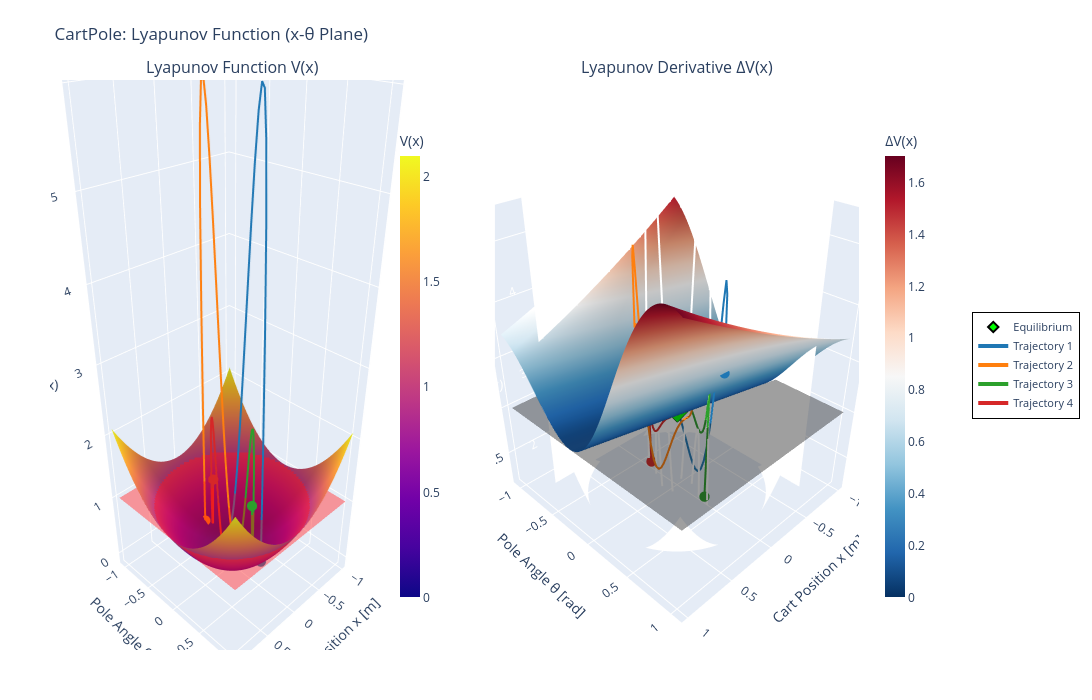

The code cell stored with this chart in its notebook:
### Code cell
plot_lyapunov_3d_surface(
    lyapunov_nn = lyapunov_nn,
    controller_nn = controller,
    dynamics_system = discrete_system,
    state_limits = state_limits_x_theta,
    state_indices=state_indices_x_theta,
    state_names=("Cart Position x [m]", "Pole Angle θ [rad]"),
    rho=rho,
    grid_resolution=120,
    trajectories=trajectories,
    title="CartPole: Lyapunov Function (x-θ Plane)",
    show=False,
    colorscale="Plasma",
    trajectory_colorscale="D3",
    show_derivative = True
)

### Figure 1 — Plotly figure (JSON) as saved in the notebook; plotly's stock layout.template omitted (floating-point values rounded to 4 significant figures; data arrays with more than 128 entries replaced by an {"elided": "..."} marker saying what was removed)
{"data": [{"colorbar": {"len": 0.85, "thickness": 20, "title": {"text": "V(x)"}, "x": 0.42}, "colorscale": [[0, "#0d0887"], [0.1111, "#46039f"], [0.2222, "#7201a8"], [0.3333, "#9c179e"], [0.4444, "#bd3786"], [0.5556, "#d8576b"], [0.6667, "#ed7953"], [0.7778, "#fb9f3a"], [0.8889, "#fdca26"], [1, "#f0f921"]], "hovertemplate": "%{xaxis.title.text}: %{x:.3f}<br>%{yaxis.title.text}: %{y:.3f}<br>V: %{z:.3f}<extra></extra>", "name": "V(x)", "scene": "scene", "type": "surface", "x": {"elided": "120x120 float values"}, "y": {"elided": "120x120 float values"}, "z": {"elided": "120x120 float values"}}, {"colorbar": {"len": 0.85, "thickness": 20, "title": {"text": "ΔV(x)"}, "x": 1.02}, "colorscale": [[0, "rgb(5,48,97)"], [0.1, "rgb(33,102,172)"], [0.2, "rgb(67,147,195)"], [0.3, "rgb(146,197,222)"], [0.4, "rgb(209,229,240)"], [0.5, "rgb(247,247,247)"], [0.6, "rgb(253,219,199)"], [0.7, "rgb(244,165,130)"], [0.8, "rgb(214,96,77)"], [0.9, "rgb(178,24,43)"], [1, "rgb(103,0,31)"]], "hovertemplate": "%{xaxis.title.text}: %{x:.3f}<br>%{yaxis.title.text}: %{y:.3f}<br>ΔV: %{z:.3f}<extra></extra>", "name": "ΔV(x)", "scene": "scene2", "type": "surface", "x": {"elided": "120x120 float values"}, "y": {"elided": "120x120 float values"}, "z": {"elided": "120x120 float values"}}, {"colorscale": [[0, "red"], [1, "red"]], "hovertemplate": "ROA boundary<extra></extra>", "name": "ROA (ρ=0.997)", "opacity": 0.4, "scene": "scene", "showscale": false, "type": "surface", "x": {"elided": "120x120 float values"}, "y": {"elided": "120x120 float values"}, "z": {"elided": "120x120 float values"}}, {"colorscale": [[0, "black"], [1, "black"]], "hovertemplate": "ΔV=0 plane<extra></extra>", "name": "ΔV=0", "opacity": 0.4, "scene": "scene2", "showscale": false, "type": "surface", "x": {"elided": "120x120 float values"}, "y": {"elided": "120x120 float values"}, "z": {"elided": "120x120 float values"}}, {"hovertemplate": "Equilibrium<extra></extra>", "marker": {"color": "lime", "line": {"color": "black", "width": 2}, "size": 8, "symbol": "diamond"}, "mode": "markers", "name": "Equilibrium", "scene": "scene", "showlegend": true, "type": "scatter3d", "x": [0], "y": [0], "z": [0]}, {"hovertemplate": "Equilibrium<extra></extra>", "marker": {"color": "lime", "line": {"color": "black", "width": 2}, "size": 8, "symbol": "diamond"}, "mode": "markers", "name": "Equilibrium", "scene": "scene2", "showlegend": false, "type": "scatter3d", "x": [0], "y": [0], "z": [0]}, {"hovertemplate": "Traj 1<br>V: %{z:.3f}<extra></extra>", "line": {"color": "#1F77B4", "width": 4}, "mode": "lines", "name": "Trajectory 1", "scene": "scene", "showlegend": true, "type": "scatter3d", "x": {"elided": "1001 float values"}, "y": {"elided": "1001 float values"}, "z": {"elided": "1001 float values"}}, {"hovertemplate": "Start<extra></extra>", "marker": {"color": "#1F77B4", "size": 6, "symbol": "circle"}, "mode": "markers", "scene": "scene", "showlegend": false, "type": "scatter3d", "x": [0], "y": [0.5236], "z": [0.2742]}, {"hovertemplate": "Traj 1<br>ΔV: %{z:.3f}<extra></extra>", "line": {"color": "#1F77B4", "width": 4}, "mode": "lines", "scene": "scene2", "showlegend": false, "type": "scatter3d", "x": {"elided": "1001 float values"}, "y": {"elided": "1001 float values"}, "z": {"elided": "1001 float values"}}, {"hovertemplate": "Start<extra></extra>", "marker": {"color": "#1F77B4", "size": 6, "symbol": "circle"}, "mode": "markers", "scene": "scene2", "showlegend": false, "type": "scatter3d", "x": [0], "y": [0.5236], "z": [0.6135]}, {"hovertemplate": "Traj 2<br>V: %{z:.3f}<extra></extra>", "line": {"color": "#FF7F0E", "width": 4}, "mode": "lines", "name": "Trajectory 2", "scene": "scene", "showlegend": true, "type": "scatter3d", "x": {"elided": "1001 float values"}, "y": {"elided": "1001 float values"}, "z": {"elided": "1001 float values"}}, {"hovertemplate": "Start<extra></extra>", "marker": {"color": "#FF7F0E", "size": 6, "symbol": "circle"}, "mode": "markers", "scene": "scene", "showlegend": false, "type": "scatter3d", "x": [0], "y": [-0.5236], "z": [0.2742]}, {"hovertemplate": "Traj 2<br>ΔV: %{z:.3f}<extra></extra>", "line": {"color": "#FF7F0E", "width": 4}, "mode": "lines", "scene": "scene2", "showlegend": false, "type": "scatter3d", "x": {"elided": "1001 float values"}, "y": {"elided": "1001 float values"}, "z": {"elided": "1001 float values"}}, {"hovertemplate": "Start<extra></extra>", "marker": {"color": "#FF7F0E", "size": 6, "symbol": "circle"}, "mode": "markers", "scene": "scene2", "showlegend": false, "type": "scatter3d", "x": [0], "y": [-0.5236], "z": [0.6135]}, {"hovertemplate": "Traj 3<br>V: %{z:.3f}<extra></extra>", "line": {"color": "#2CA02C", "width": 4}, "mode": "lines", "name": "Trajectory 3", "scene": "scene", "showlegend": true, "type": "scatter3d", "x": {"elided": "1001 float values"}, "y": {"elided": "1001 float values"}, "z": {"elided": "1001 float values"}}, {"hovertemplate": "Start<extra></extra>", "marker": {"color": "#2CA02C", "size": 6, "symbol": "circle"}, "mode": "markers", "scene": "scene", "showlegend": false, "type": "scatter3d", "x": [0], "y": [0.3491], "z": [1.122]}, {"hovertemplate": "Traj 3<br>ΔV: %{z:.3f}<extra></extra>", "line": {"color": "#2CA02C", "width": 4}, "mode": "lines", "scene": "scene2", "showlegend": false, "type": "scatter3d", "x": {"elided": "1001 float values"}, "y": {"elided": "1001 float values"}, "z": {"elided": "1001 float values"}}, {"hovertemplate": "Start<extra></extra>", "marker": {"color": "#2CA02C", "size": 6, "symbol": "circle"}, "mode": "markers", "scene": "scene2", "showlegend": false, "type": "scatter3d", "x": [0], "y": [0.3491], "z": [-0.7779]}, {"hovertemplate": "Traj 4<br>V: %{z:.3f}<extra></extra>", "line": {"color": "#D62728", "width": 4}, "mode": "lines", "name": "Trajectory 4", "scene": "scene", "showlegend": true, "type": "scatter3d", "x": {"elided": "1001 float values"}, "y": {"elided": "1001 float values"}, "z": {"elided": "1001 float values"}}, {"hovertemplate": "Start<extra></extra>", "marker": {"color": "#D62728", "size": 6, "symbol": "circle"}, "mode": "markers", "scene": "scene", "showlegend": false, "type": "scatter3d", "x": [0], "y": [-0.3491], "z": [1.122]}, {"hovertemplate": "Traj 4<br>ΔV: %{z:.3f}<extra></extra>", "line": {"color": "#D62728", "width": 4}, "mode": "lines", "scene": "scene2", "showlegend": false, "type": "scatter3d", "x": {"elided": "1001 float values"}, "y": {"elided": "1001 float values"}, "z": {"elided": "1001 float values"}}, {"hovertemplate": "Start<extra></extra>", "marker": {"color": "#D62728", "size": 6, "symbol": "circle"}, "mode": "markers", "scene": "scene2", "showlegend": false, "type": "scatter3d", "x": [0], "y": [-0.3491], "z": [-0.7779]}], "layout": {"annotations": [{"font": {"size": 16}, "showarrow": false, "text": "Lyapunov Function V(x)", "x": 0.225, "xanchor": "center", "xref": "paper", "y": 1, "yanchor": "bottom", "yref": "paper"}, {"font": {"size": 16}, "showarrow": false, "text": "Lyapunov Derivative ΔV(x)", "x": 0.775, "xanchor": "center", "xref": "paper", "y": 1, "yanchor": "bottom", "yref": "paper"}], "height": 700, "legend": {"bgcolor": "rgba(255,255,255,0.95)", "bordercolor": "black", "borderwidth": 1, "font": {"size": 11}, "x": 1.14, "xanchor": "left", "y": 0.5, "yanchor": "middle"}, "margin": {"b": 50, "l": 50, "r": 50, "t": 80}, "scene": {"camera": {"eye": {"x": 1.5, "y": 1.5, "z": 1.3}}, "domain": {"x": [0, 0.45], "y": [0, 1]}, "xaxis": {"title": {"text": "Cart Position x [m]"}}, "yaxis": {"title": {"text": "Pole Angle θ [rad]"}}, "zaxis": {"title": {"text": "V(x)"}}}, "scene2": {"camera": {"eye": {"x": 1.5, "y": 1.5, "z": 1.3}}, "domain": {"x": [0.55, 1], "y": [0, 1]}, "xaxis": {"title": {"text": "Cart Position x [m]"}}, "yaxis": {"title": {"text": "Pole Angle θ [rad]"}}, "zaxis": {"title": {"text": "ΔV(x)"}}}, "showlegend": true, "title": {"text": "CartPole: Lyapunov Function (x-θ Plane)"}, "width": 1500}}
